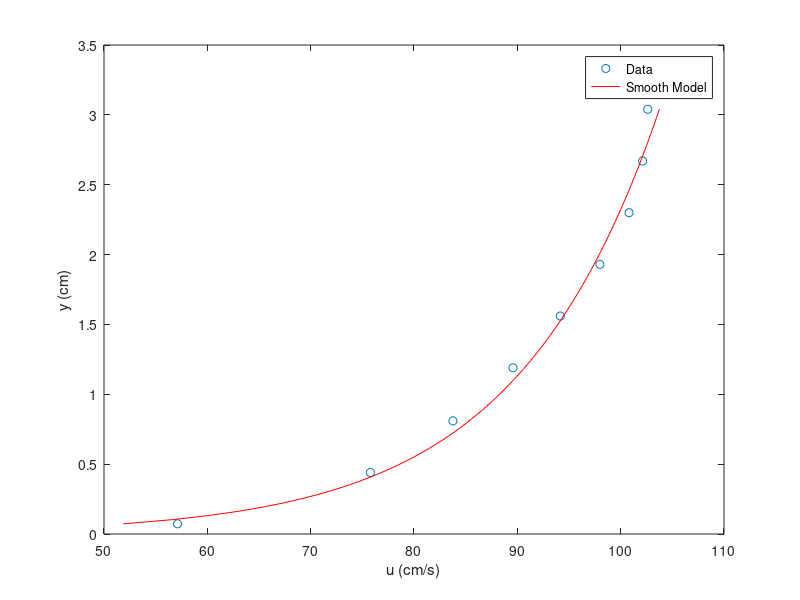

Write MATLAB code to recreate this figure. (Note: this script raises an error after producing the figure.)
%hw 6 solution
%oc512/ce640
%david f hill
%oregon state university

clear all
close all
clc

%I will try this two ways. But, first, define data and parameters.
u=[57.12 75.78 83.77 89.58 94.16 97.99 100.81 102.12 102.62]'; %cm/s
y=[0.073 0.44 0.81 1.19 1.56 1.93 2.3 2.67 3.04]'; %cm
nu=0.01;    %cm2/s
k=0.41; %dimensionless

%% Smoth Wall Fit using nlinfit
%define anonymous function that calculates velocity (dimensional) based on
%supplied vector of vertical locations and vector of constants. This is for
%the SMOOTH case.
usmooth=@(C,y)  C/k*log(y.*C/nu);

%Initial guess for parameter. 
C0=10;

%solve for optimal parameters
[Cest,R,J,COVB,MSE] = nlinfit(y,u,usmooth,C0); %this is the one line that essentially solves the problem.
%see help nlinfit to understand the left hand side. The MSE is a measure of
%the error
disp(['Smooth Wall. Best fit for u*: ' num2str(Cest)])
disp(['Error is: ' num2str(MSE)])

%visualize results
figure(1)
plot(u,y,'o'); hold on; %this plots the data

%compute the model results
ymodel=linspace(y(1),y(end),100);   %use more points for a smoother curve
umodel=usmooth(Cest,ymodel); %this calculates the model-fit data with the best parameters
plot(umodel,ymodel,'r')  %this plots the model best fit

xlabel('u (cm/s)');
ylabel('y (cm)');
legend('Data','Smooth Model')

%% Smooth Wall Fit with 'fit' function

ft=fittype( @(C,x)  C/k*log(x.*C/nu) ); %define equation --> MUST use x (?)
F1=fit(y,u,ft,'Lower',0,'Upper',10); %perform the fit

figure(2)
plot(u,y,'o'); hold on %plot the data
plot(F1(y),y,'r'); %plot the fit
title('Smooth Wall using FIT')
xlabel('y (cm)');
ylabel('u (cm / s)');
legend('Data','Smooth Model')
